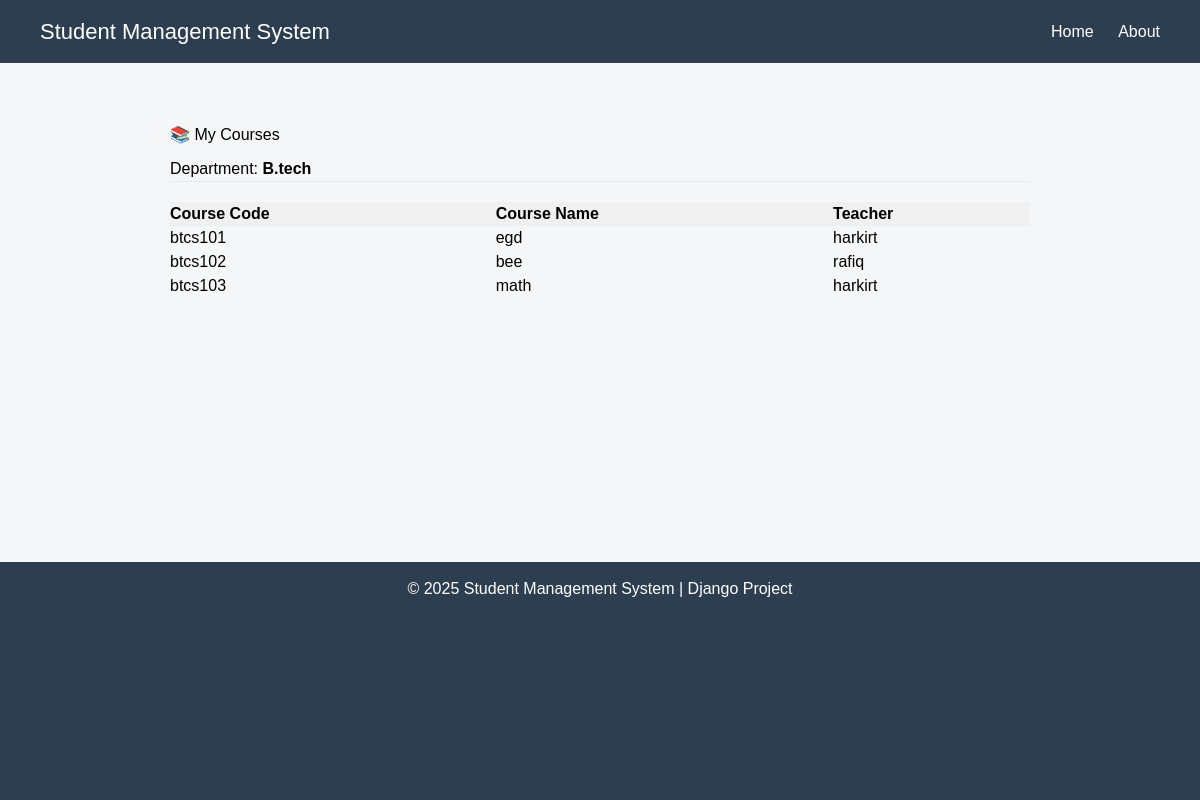
The app's page /students/courses/ (signed in) with its own data.
### students/models.py (models this page shows, shortened)
class Student(models.Model):
    user = models.OneToOneField(user, on_delete=models.CASCADE)
    first_name = models.CharField(max_length=50)
    last_name = models.CharField(max_length=50)
    s_id      = models.IntegerField(unique=True )
    email =   models.EmailField(unique= True)
    phone_no = models.CharField(max_length=15)
    d_o_b = models.DateField(null= True)
    enrollement_date = models.DateField(auto_now_add=True)
    department = models.ForeignKey("courses.Department",  on_delete=models.SET_NULL, null= True,  blank=True)

### courses/models.py (models this page shows, shortened)
class Department(models.Model):
    STATUS_CHOICES = (
        ('B.tech', 'B.tech'),
        ('B.com', 'B.com'),
        ('B.A', 'B.A'),
    )
    dep_name = models.CharField( max_length=50 , choices=STATUS_CHOICES)
    hod = models.ForeignKey(Teachers,  on_delete=models.SET_NULL , null = True)

class Course(models.Model):  # ✅ Added separate Course model
    course_code = models.CharField(max_length=20, unique=True)
    course_name = models.CharField(max_length=200)
    department = models.ForeignKey(Department, on_delete=models.CASCADE)
    teacher = models.ForeignKey(Teachers, on_delete=models.SET_NULL, null=True)
    students = models.ManyToManyField(Student, blank=True)

### teachers/models.py (models this page shows)
class Teachers(models.Model):
    user  = models.OneToOneField( user, on_delete=models.CASCADE,null= True)
    first_name= models.CharField(max_length=50)
    last_name = models.CharField(max_length=30)
    t_id = models.CharField(max_length=50 , unique= True)
    email = models.EmailField(unique=True)
    phone_no = models.CharField(max_length=15)
    enrollment_date = models.DateField(auto_now_add= True)
    def __str__(self):
        return f' {self.first_name} '

### students/views.py (the view)
# urls.py: path("courses/", views.show_courses, name="courses"),
def show_courses(req):
    student = Student.objects.get(user = req.user)
    courses = Course.objects.filter(department = student.department)
    return render(req , 'students/courses.html', {'student':student , 'courses' : courses})

### students/templates/students/courses.html (shortened to what this page needs)
{% extends "layouts/base.html" %}
{% block content %}
<div style="max-width: 900px; margin: 40px auto; padding: 20px;">
    <h2 style="margin-bottom: 10px;">
        📚 My Courses
    </h2>
    <p>
        Department:
        <strong>{{ student.department.dep_name }}</strong>
    </p>
    <hr>
    {% if courses %}
        <table width="100%" border="1" cellpadding="10" cellspacing="0"
               style="border-collapse: collapse; margin-top: 20px;">
            <thead style="background-color: #f0f0f0;">
                <tr>
                    <th align="left">Course Code</th>
                    <th align="left">Course Name</th>
                    <th align="left">Teacher</th>
                </tr>
            </thead>
            <tbody>
                {% for course in courses %}
                <tr>
                    <td>{{ course.course_code }}</td>
                    <td>{{ course.course_name }}</td>
                    <td>
                        {% if course.teacher %}
                            {{ course.teacher }}
                        {% else %}
                            Not Assigned
                        {% endif %}
                    </td>
                </tr>
                {% endfor %}
            </tbody>
        </table>
    {% else %}
        <p style="margin-top: 20px; color: red;">
            ❌ No courses found for your department.
        </p>
    {% endif %}
</div>
{% endblock %}

### templates/layouts/base.html (style rules this page uses)
* { margin: 0; padding: 0; box-sizing: border-box; font-family: Arial, Helvetica, sans-serif; }
body { background-color: #f4f6f8; }

### records on screen
Student: department.dep_name "B.tech"
Course: course_code "btcs101", course_name "egd", teacher "harkirt"
Course: course_code "btcs102", course_name "bee", teacher "rafiq"
Course: course_code "btcs103", course_name "math", teacher "harkirt"
